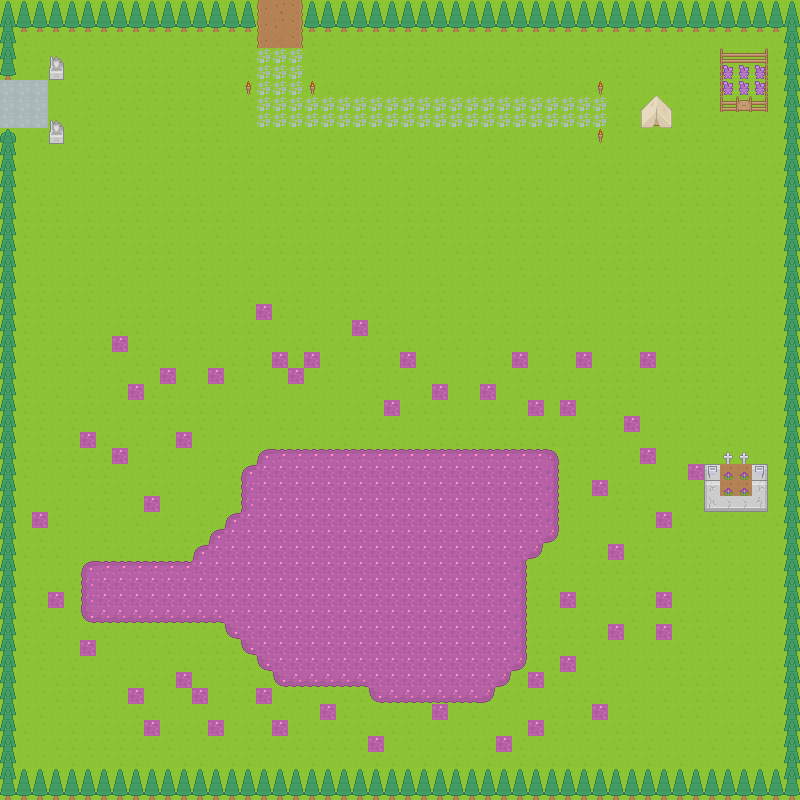

This is a level from a 2D game, rendered from its Tiled map with the project's own tilesets. A one-line summary and the map file follow, with tile-layer data summarised:
An orthogonal 50x50 tile map with 16x16 px tiles, 4 tile layers (Ground, GroundEdges, TreeBase, treeTop).

<map version="1.0" tiledversion="1.1.1" orientation="orthogonal" renderorder="left-down" width="50" height="50" tilewidth="16" tileheight="16" infinite="0" nextobjectid="1">
 <tileset firstgid="1" source="basetileset.tsx" />
 <layer name="Ground" width="50" height="50">
  <data>[2500 cells, 2500 non-empty, 10 distinct tile ids]</data>
 </layer>
 <layer name="GroundEdges" width="50" height="50">
  <data>[2500 cells, 144 non-empty, 16 distinct tile ids]</data>
 </layer>
 <layer name="TreeBase" width="50" height="50">
  <data>[2500 cells, 217 non-empty, 16 distinct tile ids]</data>
 </layer>
 <layer name="treeTop" width="50" height="50">
  <data>[2500 cells, 193 non-empty, 2 distinct tile ids]</data>
 </layer>
</map>
